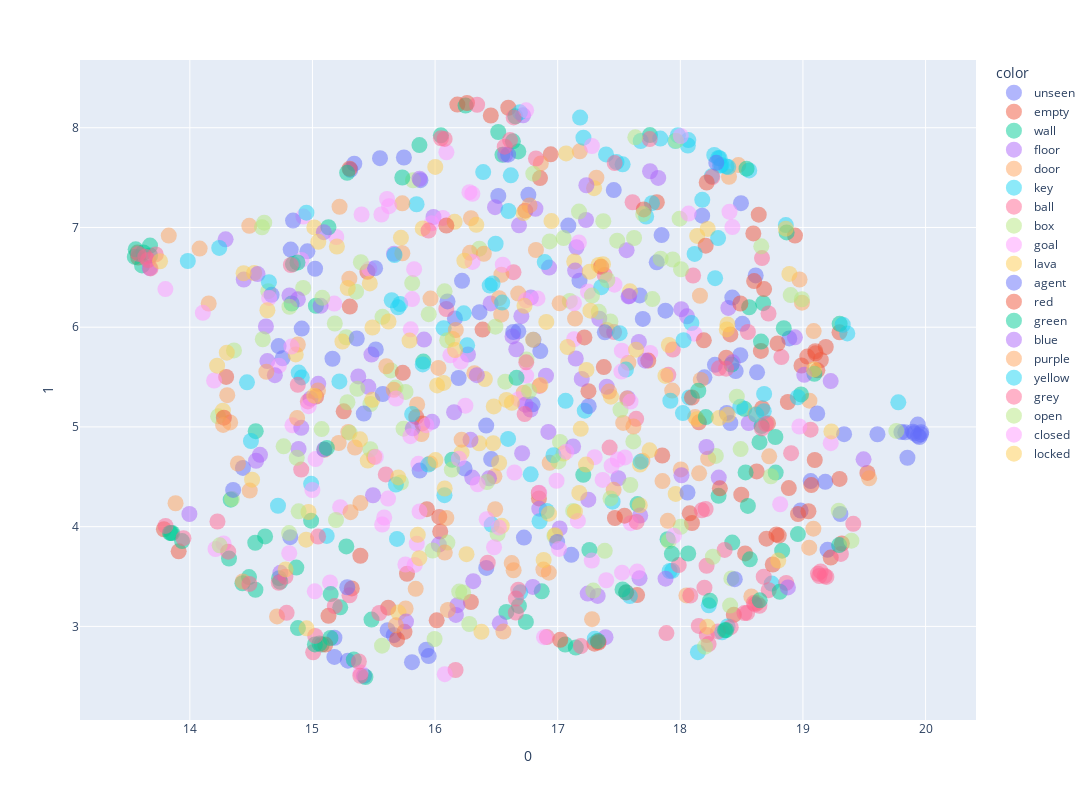

This figure's notebook cell:
### Markdown cell above
### U-Map


U-Map struggles for the entire dataset since many data points are not important and whose directions are likely meaningless.

### Code cell
reducer = umap.UMAP(
    n_neighbors=8,
    min_dist=0.05,
    n_components=2,
    metric="cosine",
    random_state=42,
)

ummap_result = reducer.fit_transform(embeddings.T)
plot_umap_result(ummap_result, channel_labels, index_labels).show()
